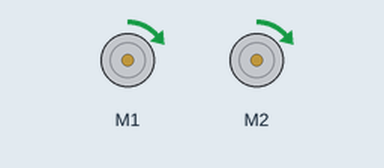
This sketch was run on a simulated Arduino Uno, built with avr-gcc and run on an emulated ATmega328P. Shown: 2 × DC motor (green arrow = forward, orange = backward, longer = faster). What the sketch prints to the serial monitor is not drawn.

Above: at 5.6 s.
Timing chart, 0 to 7.9 s (numbered marks = the images above):
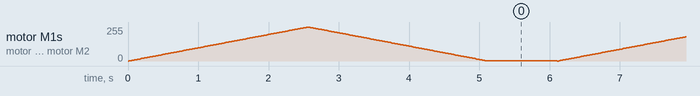

The sketch:

testMotors.ino
```cpp
#include <Wire.h>
#include <Adafruit_MotorShield.h>
#include "utility/Adafruit_MS_PWMServoDriver.h"

// Create the motor shield object with the default I2C address
Adafruit_MotorShield AFMS = Adafruit_MotorShield();
// Or, create it with a different I2C address (say for stacking)
// Adafruit_MotorShield AFMS = Adafruit_MotorShield(0x61);

// Select which 'port' M1, M2, M3 or M4. In this case, M1
Adafruit_DCMotor *myMotorL = AFMS.getMotor(1);
Adafruit_DCMotor *myMotorR = AFMS.getMotor(2);
// You can also make another motor on port M2
//Adafruit_DCMotor *myOtherMotor = AFMS.getMotor(2);

void setup() {
  Serial.begin(9600);           // set up Serial library at 9600 bps
  AFMS.begin();  // create with the default frequency 1.6KHz
  //AFMS.begin(1000);  // OR with a different frequency, say 1KHz

  // Set the speed to start, from 0 (off) to 255 (max speed)
  myMotorL->setSpeed(50);
  myMotorR->setSpeed(50);
  myMotorL->run(FORWARD);
  myMotorL->run(RELEASE);
  myMotorR->run(FORWARD);
  myMotorR->run(RELEASE);
}

void loop() {
  uint8_t i;


  Serial.print("tock");

  myMotorL->run(FORWARD);
  myMotorR->run(FORWARD);
  for (i=0; i<255; i++) {
    myMotorL->setSpeed(i);
    myMotorR->setSpeed(i);
    delay(10);
  }
  for (i=255; i!=0; i--) {
    myMotorL->setSpeed(i);
    myMotorR->setSpeed(i);
    delay(10);
  }

  delay(1000);
}
```
